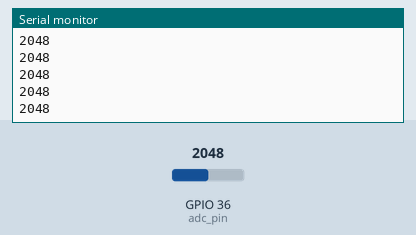
Simulated run of this program. Board: ESP32. Parts: the last lines printed to the serial monitor. The test bench sets the inputs (shaded band); at power-on: GPIO 36 (adc_pin) = 2048.

Above: at 2.0 s.
2.1 s: GPIO 36 (adc_pin) set to 2866
At 2.11 s:
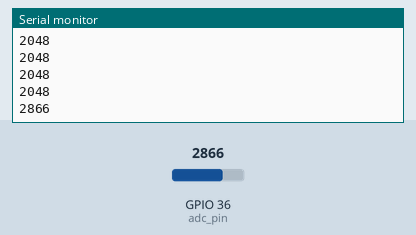
3.6 s: GPIO 36 (adc_pin) set to 3603
At 3.61 s:
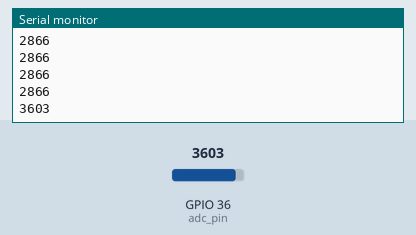
Timing chart, 0 to 6.6 s (numbered marks = the images above; inputs shaded):
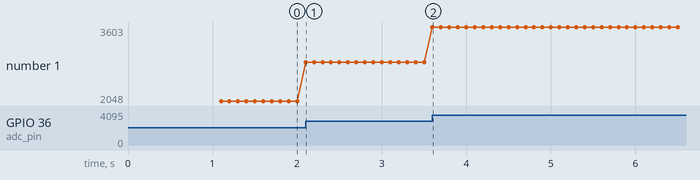

Measured:
- after the input at 2.1 s, the serial monitor: prints a new line at once (image 1)
- after the input at 3.6 s, the serial monitor: prints a new line at once (image 2)
- plotted number 1: 2048 → 2866 after the input at 2.1 s, 2866 → 3603 after the input at 3.6 s

The program:

main.cpp
```cpp
#include <Arduino.h>

// Use only one core for demo purposes
#if CONFIG_FREERTOS_UNICORE
  static const BaseType_t app_cpu = 0;
#else
  static const BaseType_t app_cpu = 1;
#endif

// Settings
static const uint16_t timer_divider = 8;
static const uint64_t timer_max_count = 1000000;
static const TickType_t task_delay = 2000 / portTICK_PERIOD_MS;

// Pins
// static const int led_pin = LED_BUILTIN;
static const int adc_pin = A0;

// Globals
static hw_timer_t *timer = NULL;
// static volatile int isr_counter;
// static portMUX_TYPE spinlock = portMUX_INITIALIZER_UNLOCKED;
static volatile uint16_t val;
static SemaphoreHandle_t bin_sem = NULL;

// --- Configure interrupt service routine
void IRAM_ATTR onTimer() {
  BaseType_t task_woken = pdFALSE;

  //perform action (read from ADC)
  val = analogRead(adc_pin);

  // Give semaphore to tell task that new falue is ready
  xSemaphoreGiveFromISR(bin_sem, &task_woken);

  // Exit from ISR
  if (task_woken)
    portYIELD_FROM_ISR();
}

// ---------- TASKS -----------
// Wait for semaphore and print out ADC value when recieved
void printValues(void * parameters) {
  // Loop forever and wait for the semaphore to become available
  while (1)
  {
    xSemaphoreTake(bin_sem, portMAX_DELAY);
    Serial.println(val);
  }
}
void setup() {
  // put your setup code here, to run once:
  // Configure LED Pin
  pinMode(adc_pin, INPUT);

  // Start the task
  Serial.begin(115200);

  // Wait a moment to start
  vTaskDelay(1000 / portTICK_PERIOD_MS);
  Serial.println();
  Serial.println("--- FreeRTOS ISR Critical Section Demo ---");

  // create the binary semaphore
  bin_sem = xSemaphoreCreateBinary();

  // Force reboot if we cant create the semaphore
  if (bin_sem == NULL)
  {
    Serial.println("Could not create semaphore");
    ESP.restart();
  }

  // Start task to print out results
  xTaskCreatePinnedToCore(printValues,
                          "Print Values",
                          1024,
                          NULL,
                          2,
                          NULL,
                          app_cpu
  );

  // create and start timer (Num, divider, count up)
  timer = timerBegin(0, timer_divider, true);

  // Provide  ISR to timer (timer, function, edge)
  timerAttachInterrupt(timer, &onTimer, true);

  // At what count shoud ISR trigger (timer, count, autoreload)
  timerAlarmWrite(timer, timer_max_count, true);

  // Allow ISR to trigger
  timerAlarmEnable(timer);

  // Delete "setup and loop" task
  vTaskDelete(NULL);
}

void loop() {
  // do nothing
}
```
